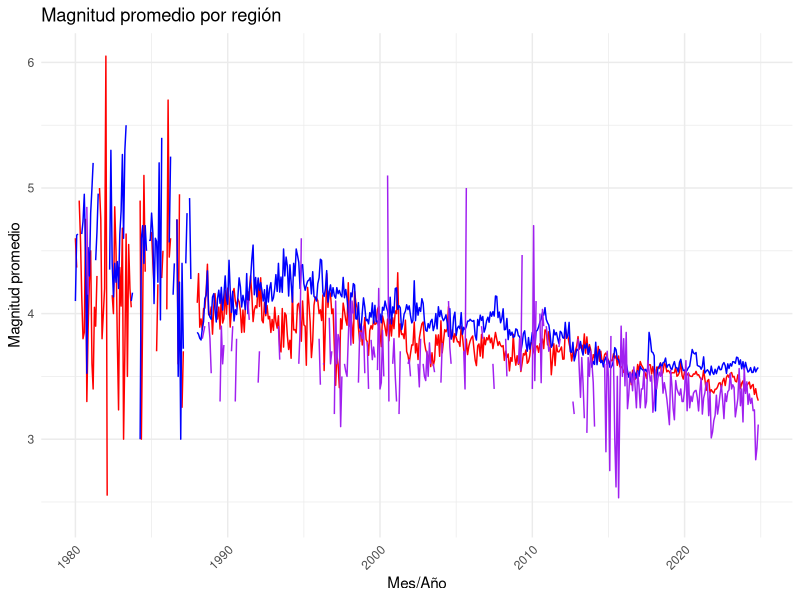

R code for this plot:
# Cargar las librerías necesarias
library(tidyverse)
library(lubridate)

# Establecer el directorio de trabajo (ajustar según tu sistema)
setwd("C:/Users/Usuario/Documents/scidata/24_st/data/sismos")

# Leer el archivo CSV
procesado_sismos <- read_csv("sismos_procesado.csv", locale = locale(encoding = "latin1"))

# Ver las primeras filas
head(procesado_sismos)

# Resumen descriptivo
summary(procesado_sismos)

# Conteo de valores faltantes por columna
colSums(is.na(procesado_sismos))

# Conteo de valores faltantes en la columna Guerrero
sum(is.na(procesado_sismos$Guerrero))

# Convertir la columna Mes_Año a tipo fecha
procesado_sismos <- procesado_sismos %>%
  mutate(Mes_Año = dmy(Mes_Año))  # Suponiendo formato día/mes/año

# Graficar las series de tiempo
ggplot(data = procesado_sismos) +
  geom_line(aes(x = Mes_Año, y = Guerrero), color = "red") +
  geom_line(aes(x = Mes_Año, y = Oaxaca), color = "blue") +
  geom_line(aes(x = Mes_Año, y = Puebla), color = "purple") +
  labs(
    x = "Mes/Año",                      # Título del eje X
    y = "Magnitud promedio",            # Título del eje Y
    title = "Magnitud promedio por región"  # (Opcional) Título del gráfico
  ) +
  theme_minimal() +
  theme(
    axis.text.x = element_text(angle = 45, hjust = 1)  # Rotar etiquetas del eje X
  )
